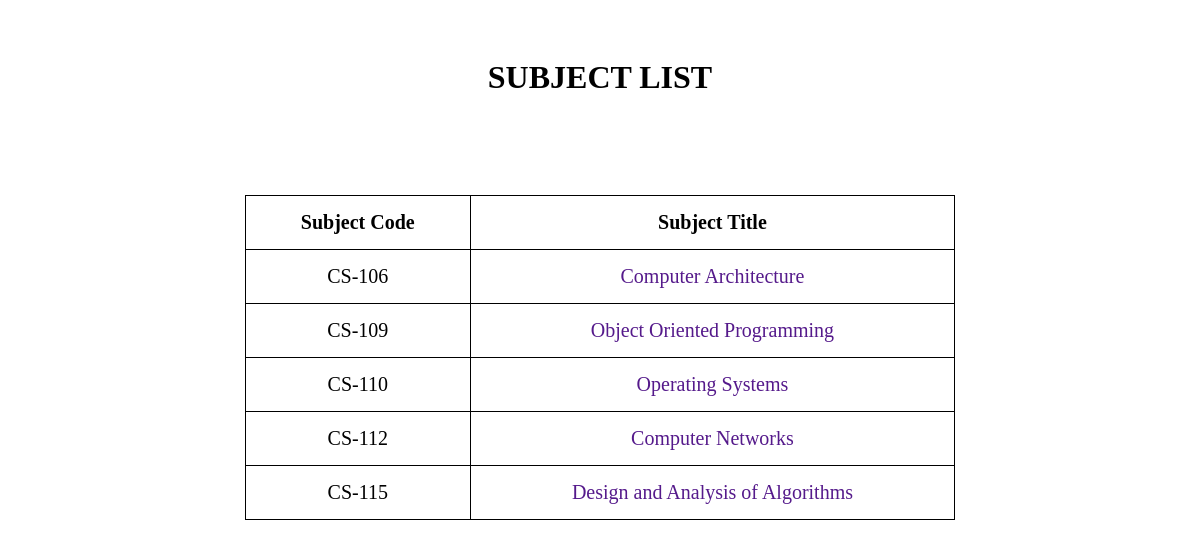
Screenshot of /table.php?id=3 with the database file from the repository.
### tables this page shows
CREATE TABLE `sem1_notes` (
  `id` int(255) NOT NULL,
  `code` varchar(255) NOT NULL,
  `title` varchar(255) DEFAULT 'NA',
  `notes_pdf` varchar(1200) DEFAULT 'NA',
  `syllabus_pdf` varchar(1200) DEFAULT 'NA',
  `books_pdf` varchar(1200) DEFAULT NULL,
  `project_name` varchar(1200) NOT NULL DEFAULT 'NA'
);

### table.php (the view, shortened to what this page needs)
<?php
include('db_conn.php');
$id = $_GET['id'];
$sql = "SELECT * FROM sem1_notes WHERE id = $id";
$result = $conn->query($sql);
?>
<!DOCTYPE html>
<html>
<head>
</head>
<body>
	<h1><center>SUBJECT LIST</center></h1>
	<br>
	<div id="show-table" style="overflow-x:auto;margin-top: 5%;">
	<table>
	<tr>
		<th>Subject Code</th>
		<th>Subject Title</th>
	</tr>
	 <?php
	 while($rows=$result->fetch_assoc())
    {
	    $code = $rows['code'];
			$title=$rows['title'];
			 echo "<tr>";
			 echo "<td>$code </td>";
			 echo "<td><a href='$url'>$title</a></td>";
	  }
		?>
 	</table>
 	</div>
</body>
</html>

### table.php (style rules this page uses)
table { width: 60%; border: 1px solid black; border-collapse: collapse; margin-left: auto; margin-right: auto; }
th, td { text-align: center; padding: 15px; border: 1px solid black; border-collapse: collapse; font-size: 20px; }
a { text-decoration: none; }
h1 { margin-top: 5%; }

### rows the page displays
sem1_notes: code "CS-106", title "Computer Architecture"
sem1_notes: code "CS-109", title "Object Oriented Programming"
sem1_notes: code "CS-110", title "Operating Systems"
sem1_notes: code "CS-112", title "Computer Networks"
sem1_notes: code "CS-115", title "Design and Analysis of Algorithms"
